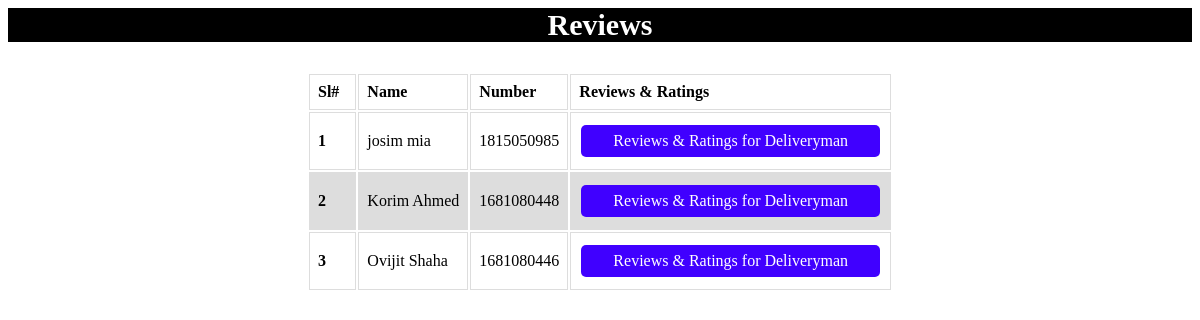
/r_r_deli.php, run on the app's committed database.
### tables this page shows
CREATE TABLE `deliv` (
  `id` int(5) NOT NULL,
  `name` varchar(50) NOT NULL,
  `username` varchar(50) NOT NULL,
  `password` varchar(10) NOT NULL,
  `nid` int(20) NOT NULL,
  `num` int(11) NOT NULL
);

### models/db_config.php (called while the page is built, shortened)
<?php
	$db_server="localhost";
	$db_uname="root";
	$db_pass="";
	$db_name="final_p";
	function get($query){
		global $db_server,$db_uname,$db_pass,$db_name;
		$conn = mysqli_connect($db_server,$db_uname,$db_pass,$db_name);
		$data = array();
		if($conn){
			$result = mysqli_query($conn,$query);
			while($row = mysqli_fetch_assoc($result)){
				$data[] = $row;
			}
		}
		return $data;
	}
?>

### controllers/DeliverymanController.php (called while the page is built, shortened)
<?php
	include 'models/db_config.php';
	function getAllOwners(){
		$query = "select * from deliv order by name asc";
		$rs = get($query);
		return $rs;
	}
?>

### r_r_deli.php (the view, shortened to what this page needs)
<?php
	include 'controllers/DeliverymanController.php';
	$ownerr = getAllOwners();
?>
<html>
             <head>
			 <link rel="stylesheet" href="style/login.css">
			 </head>
<body>
         <div>
			<h3 class="header">Reviews </h3>
			</div>
<div align = "center">
	<table class="">
		<thead>
			<th>Sl# &nbsp </th>
			<th>Name &nbsp &nbsp   </th>
			<th>Number</th>
			<th>Reviews & Ratings</th>
		</thead>
		<tbody>
			<?php
				$i=1;
				foreach($ownerr as $o){
					echo "<tr>";
						echo "<td><b>$i</b></td>";
						echo "<td>".$o["name"]. "</td>" ;
						echo "<td>".$o["num"]. "</td>";
						echo '<td><a  href="all_b_r.php" class ="red4">Reviews & Ratings for Deliveryman </a></td>';
					echo "</tr>";
					$i++;
				}
			?>
		</tbody>
	</table>
</div>
</body>
</html>

### style/login.css (style rules this page uses)
.header { background-color:Black; color:white; text-align :center; font-size: 30px; }

### r_r_deli.php (style rules this page uses)
.red4 { background-color: #4000ff; border: none; color: white; padding: 7px 32px; text-align: center; text-decoration: none; display: inline-block; font-size: 16px; margin: 4px 2px; cursor: pointer; border-radius: 5px; }
td, th { border: 1px solid #dddddd; text-align: left; padding: 8px; }
tr:nth-child(even) { background-color: #dddddd; }

### data on the page
deliv: name "josim mia", num "1815050985"
deliv: name "Korim Ahmed", num "1681080448"
deliv: name "Ovijit Shaha", num "1681080446"
